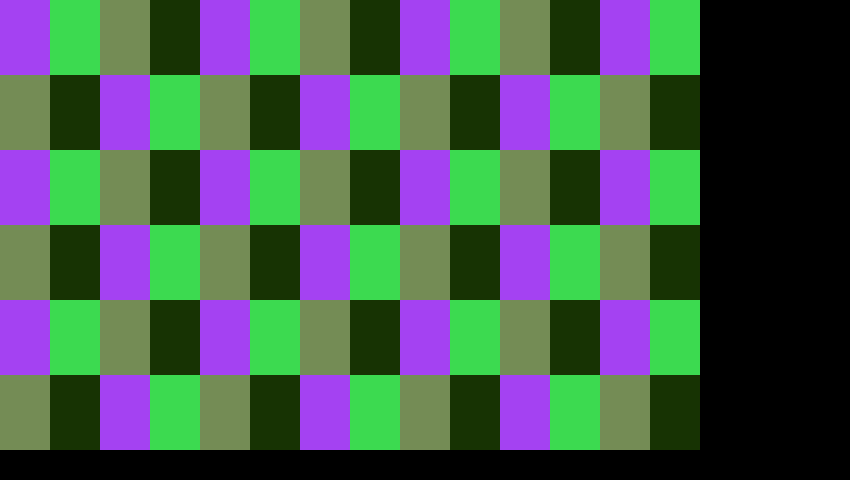
Frame 1 (no input)
Frame 60 (the mouse pressed at the canvas centre just before this capture): identical to frame 1, image omitted
Frame 120 (the mouse held since frame 60 and released just before this capture): identical to frame 1, image omitted

The Processing sketch that drew this single still picture (run headless with seeded random() and noise(); from frame 60 on, the mouse is pressed at the canvas centre):

// Processing sketch: sketch_thingLikeOneOfRaspbiansScreensavers
// ── sketch_thingLikeOneOfRaspbiansScreensavers.pde
color pal[]={color/*0*/(int(random(0,255)),int(random(0,255)),int(random(0,255))),color/*1*/(int(random(0,255)),int(random(0,255)),int(random(0,255))),color/*2*/(int(random(0,255)),int(random(0,255)),int(random(0,255))),color/*3*/(int(random(0,255)),int(random(0,255)),int(random(0,255))),}; //create a palette of four randomly generated colors
int colorI=0; //index variable used to switch colors between the palette's
int rowI=0, colI=0; //index variable used to draw the rects
int sizeX=50, sizeY=75; //size of the individual rects
int rectX1=0, rectY1=0, rectX2=rectX1+sizeX, rectY2=rectY1+sizeY; //start and end point coords
int rowN=6, colN=14; //row and coloumn numbers

void setup(){
  size(850, 480); //set window size
} 

void draw(){
  while (rowI < rowN){
    colI=0; //take coloumn index to zero
    while(colI < colN){
      if (colorI>3) {colorI=0;} //take color index to zero when palette is all scrolled
      stroke(pal[colorI]); //set stroke currently selected palette color
      fill(pal[colorI]); //set fill to currently selected palette color
      rect(rectX1, rectY1, rectX2, rectY2); //draw rectangle
      colI++; //increment coloumn index
      rectX1=rectX1+sizeX; //add size to x1
      rectX2=rectX1+sizeX; //add size to x2 using x1
      colorI++; //increment color index
    }
    rectY1=rectY1+sizeY; //add size to y1
    rectY2=rectY1+sizeY; //add size to y2 using y1
    rectX1=0;  //take x1 back to zero to start next row
    rectX2=rectX1+sizeX; //add size to x2 using x1
    rowI++;  //increment row index
  }
  fill(0); stroke(0);  //set "bg" color to black; I put bg between quote marks because it is not really the bg, but rather a filler to mask artifacts errors in generation
  rect(sizeX*colN, 0, width, height);  //draw bg part 1
  rect(0, sizeY*rowN, width, height);  //draw rest of bg
}
